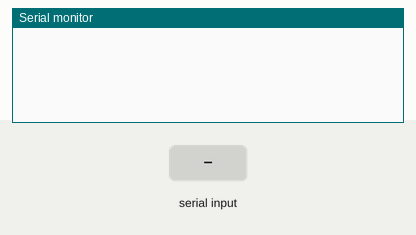
This sketch was run on a simulated Arduino Uno, built with avr-gcc and run on an emulated ATmega328P. On the bench: the last lines printed to the serial monitor. The inputs (shaded band) are chosen by the test bench.

Above: at 1.2 s.
1.3 s: byte 30 received over Serial
At 2.5 s:
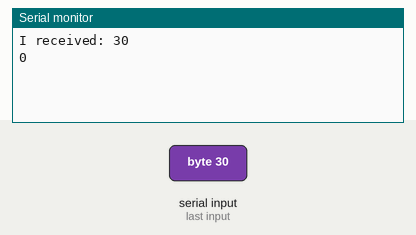
2.8 s: byte 90 received over Serial
At 4.0 s:
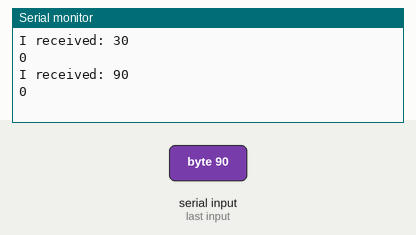
4.3 s: byte 120 received over Serial
At 5.1 s:
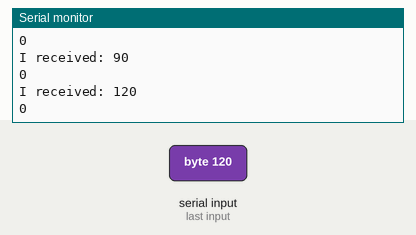

Measured:
- after the input at 1.3 s, the serial monitor: prints a new line at once (image 1)
- after the input at 2.8 s, the serial monitor: prints a new line at once (image 2)
- after the input at 4.3 s, the serial monitor: prints a new line at once (image 3)

The sketch:

serial_example.ino
```cpp
// Stepper - Version: Latest
#include <Stepper.h>

int incomingByte = 0;   // for incoming serial data
unsigned long previousMicros = 0; //will store the previous update time
unsigned long interval = 0; //will store the time interval to wait
unsigned long receiveTime = 0;
void setup() {
        Serial.begin(9600);     // opens serial port, sets data rate to 9600 bps
}

void loop() {

        // send data only when you receive data:
        if (Serial.available() > 0) {
                // read the incoming byte:
                incomingByte = Serial.read();
                receiveTime = millis();

                // say what you got:
                Serial.print("I received: ");
                Serial.println(incomingByte, DEC);
                unsigned long interval = 10000;
                boolean flag = 0;
                if (receiveTime - previousMicros >= interval) {
                  // save the last time you blinked the LED
                  // previousMicros = receiveTime;
                  flag = 1;  //set the flag if its past the interval

                  //do the other stuff (eg. blink an led)
                }

                Serial.println(flag);
        }


}
```
